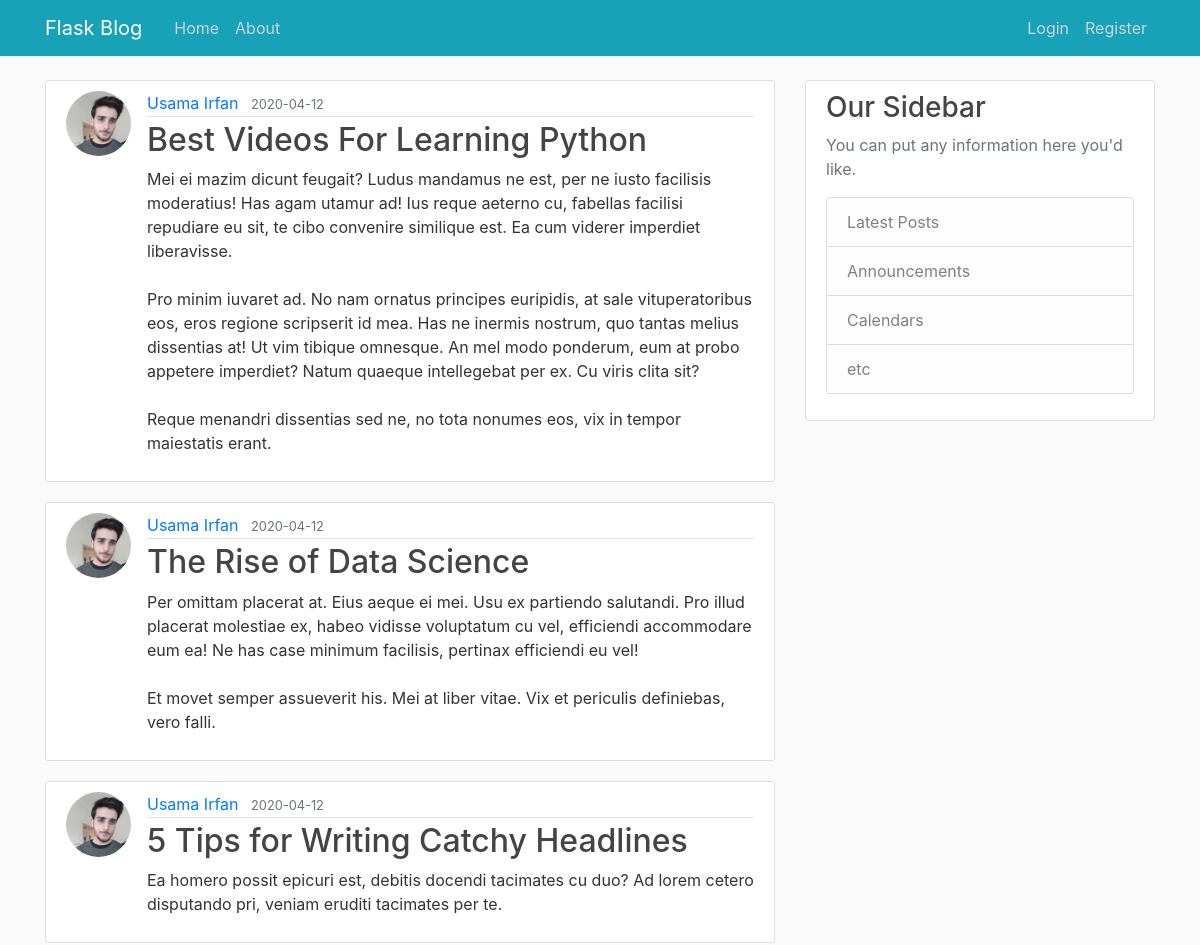
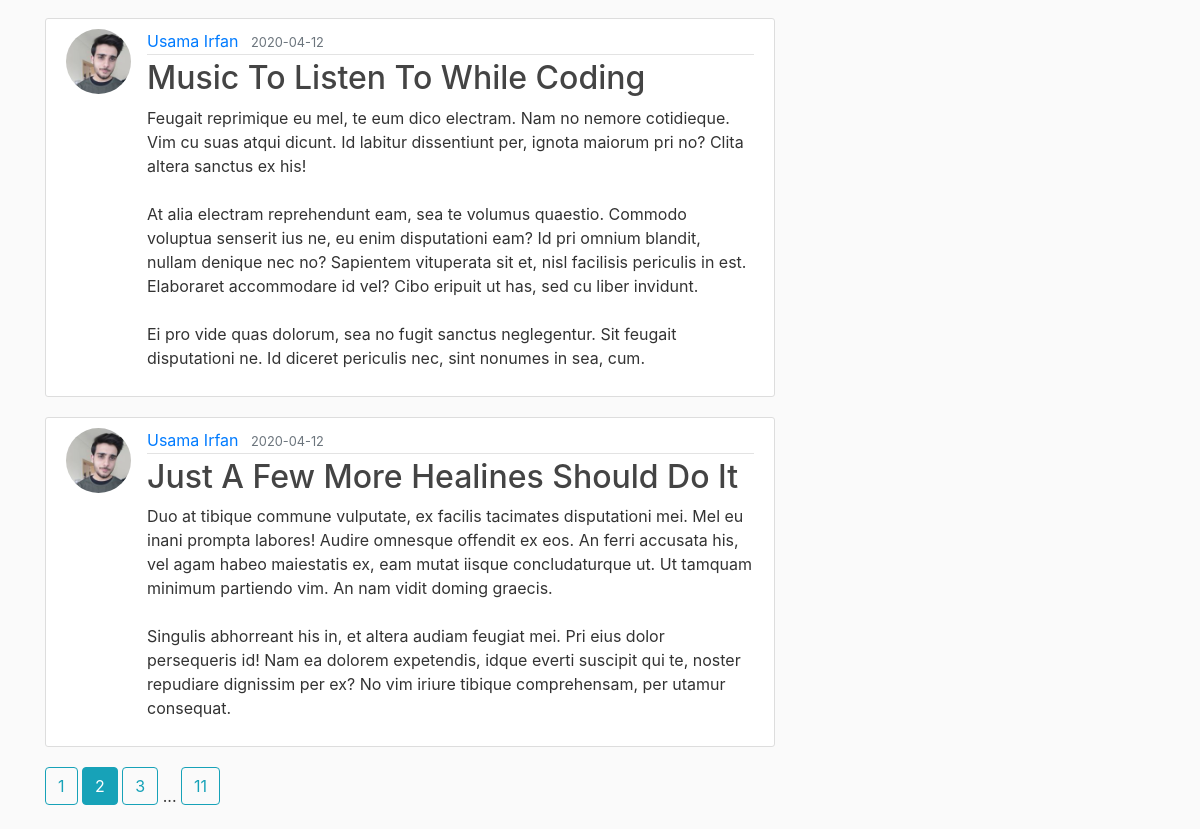
The page /home?page=2 on the database its author committed (2 pictures, top to bottom).
### flaskblog/models.py (models this page shows, shortened)
class Post(db.Model):
    id = db.Column(db.Integer, primary_key=True)
    title = db.Column(db.String(100), nullable=False)
    date_posted = db.Column(db.DateTime, nullable=False, default=datetime.utcnow)
    content = db.Column(db.Text, nullable=False)
    user_id = db.Column(db.Integer, db.ForeignKey('user.id'), nullable=False)

class User(db.Model, UserMixin):
    id = db.Column(db.Integer, primary_key=True)
    username = db.Column(db.String(20), unique=True, nullable=False)
    email = db.Column(db.String(120), unique=True, nullable=False)
    image_file = db.Column(db.String(20), nullable=False, default='default.jpg')
    password = db.Column(db.String(60), nullable=False)
    posts = db.relationship('Post', backref='author', lazy=True)

### flaskblog/main/routes.py (the view)
@main.route("/")
@main.route("/home")
def home():
    page = request.args.get('page', 1, type=int)
    posts = Post.query.order_by(Post.date_posted.desc()).paginate(page=page, per_page=5)
    return render_template('home.html', posts=posts)

### flaskblog/templates/home.html
{% extends "layout.html" %}
{% block content%}
    {% for post in posts.items %}
    <article class="media content-section">
      <img class="rounded-circle article-img" src="{{ url_for('static', filename='profile_pics/' + post.author.image_file) }}">
        <div class="media-body">
          <div class="article-metadata">
            <a class="mr-2" href="{{ url_for('users.user_posts', username=post.author.username) }}">{{ post.author.username }}</a>
            <small class="text-muted">{{ post.date_posted.strftime('%Y-%m-%d') }}</small>
          </div>
          <h2><a class="article-title" href="{{ url_for('posts.post', post_id=post.id)}}">{{ post.title }}</a></h2>
          <p class="article-content">{{ post.content }}</p>
        </div>
      </article>
    {% endfor %}
    {% for page_num in posts.iter_pages(left_edge=1, right_edge=1, left_current=1, right_current=2) %}
      {% if page_num %}
        {% if posts.page == page_num %}
          <a class="btn btn-info mb-4" href="{{ url_for('main.home', page=page_num) }}">{{ page_num }}</a>
        {% else %}
          <a class="btn btn-outline-info mb-4" href="{{ url_for('main.home', page=page_num) }}">{{ page_num }}</a>
        {% endif %}
      {% else %}
        ...
      {% endif %}
    {% endfor %}
{% endblock content %}

### flaskblog/static/main.css (style rules this page uses)
body { background: #fafafa; color: #333333; margin-top: 5rem; }
h1, h2, h3, h4, h5, h6 { color: #444444; }
.content-section { background: #ffffff; padding: 10px 20px; border: 1px solid #dddddd; border-radius: 3px; margin-bottom: 20px; }
.article-title { color: #444444; }
.article-content { white-space: pre-line; }
.article-img { height: 65px; width: 65px; margin-right: 16px; }
.article-metadata { padding-bottom: 1px; margin-bottom: 4px; border-bottom: 1px solid #e3e3e3 }

### rows shown on the page
Post: image_file (picture), author.username "Usama Irfan", date_posted "2020-04-12", title "Best Videos For Learning Python", content "Mei ei mazim dicunt feugait? Ludus mandamus ne est, per ne iusto facilisis moderatius! Has agam utamur ad! Ius reque aeterno cu, fabellas facilisi repudiare eu sit, te cibo convenire similique est. Ea cum viderer imperdiet liberavisse. Pro minim iuvaret ad. No nam ornatus principes euripidis, at sale vituperatoribus eos, eros regione scripserit id mea. Has ne inermis nostrum, quo tantas melius dissentias at! Ut vim tibique omnesque. An mel modo ponderum, eum at probo appetere imperdiet? Natum quaeque intellegebat per ex. Cu viris clita sit? Reque menandri dissentias sed ne, no tota nonumes eos, vix in tempor maiestatis erant."
Post: image_file (picture), author.username "Usama Irfan", date_posted "2020-04-12", title "The Rise of Data Science", content "Per omittam placerat at. Eius aeque ei mei. Usu ex partiendo salutandi. Pro illud placerat molestiae ex, habeo vidisse voluptatum cu vel, efficiendi accommodare eum ea! Ne has case minimum facilisis, pertinax efficiendi eu vel! Et movet semper assueverit his. Mei at liber vitae. Vix et periculis definiebas, vero falli."
Post: image_file (picture), author.username "Usama Irfan", date_posted "2020-04-12", title "5 Tips for Writing Catchy Headlines", content "Ea homero possit epicuri est, debitis docendi tacimates cu duo? Ad lorem cetero disputando pri, veniam eruditi tacimates per te."
Post: image_file (picture), author.username "Usama Irfan", date_posted "2020-04-12", title "Music To Listen To While Coding", content "Feugait reprimique eu mel, te eum dico electram. Nam no nemore cotidieque. Vim cu suas atqui dicunt. Id labitur dissentiunt per, ignota maiorum pri no? Clita altera sanctus ex his! At alia electram reprehendunt eam, sea te volumus quaestio. Commodo voluptua senserit ius ne, eu enim disputationi eam? Id pri omnium blandit, nullam denique nec no? Sapientem vituperata sit et, nisl facilisis periculis in est. Elaboraret accommodare id vel? Cibo eripuit ut has, sed cu liber invidunt. Ei pro vide quas dolorum, sea no fugit sanctus neglegentur. Sit feugait disputationi ne. Id diceret periculis nec, sint nonumes in sea, cum."
Post: image_file (picture), author.username "Usama Irfan", date_posted "2020-04-12", title "Just A Few More Healines Should Do It", content "Duo at tibique commune vulputate, ex facilis tacimates disputationi mei. Mel eu inani prompta labores! Audire omnesque offendit ex eos. An ferri accusata his, vel agam habeo maiestatis ex, eam mutat iisque concludaturque ut. Ut tamquam minimum partiendo vim. An nam vidit doming graecis. Singulis abhorreant his in, et altera audiam feugiat mei. Pri eius dolor persequeris id! Nam ea dolorem expetendis, idque everti suscipit qui te, noster repudiare dignissim per ex? No vim iriure tibique comprehensam, per utamur consequat."

### other values the page prints
{{ page_num }} "1" "3" "11"
{{ page_num }} "2"
